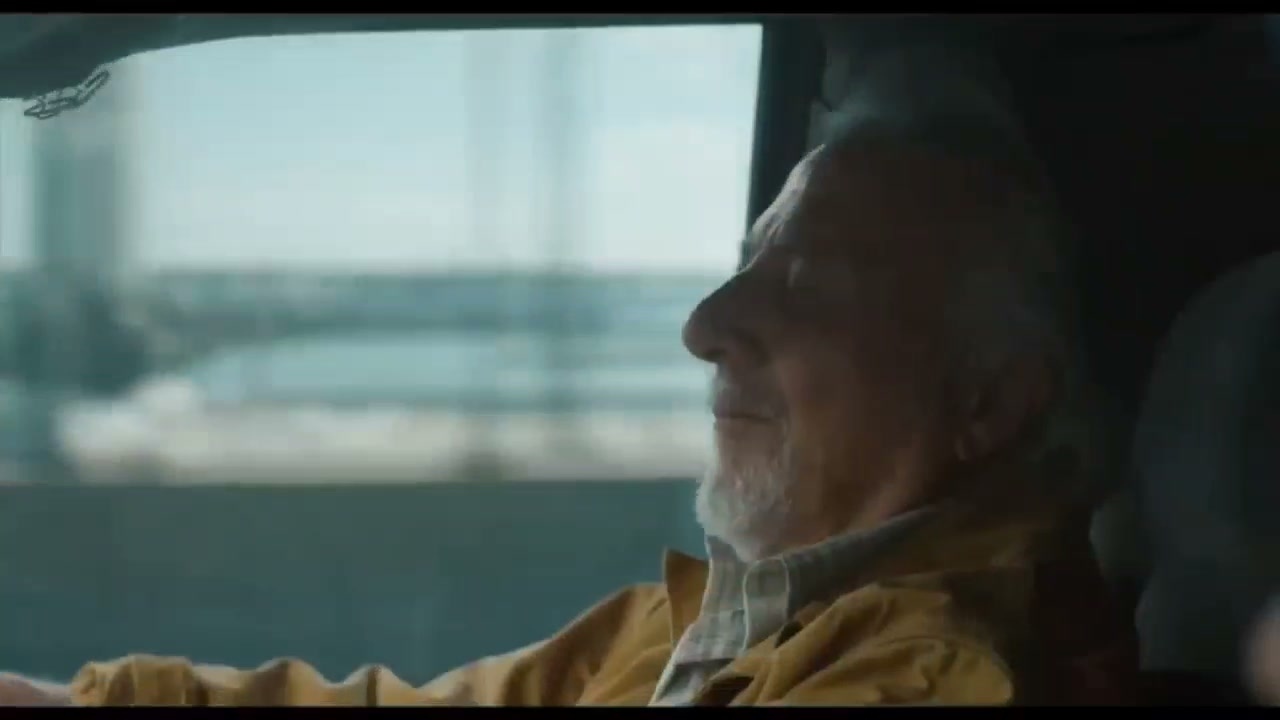
#> input picture ai-service/temp/frames/15d40fa8-9d28-4146-9216-79a2549c25b1/frame_0002.jpg, 1280 x 720 px, given in place of ., which was not available
$ python -i frameSelector.py   (imports and definitions only)   (older library calls are emulated)
#> lines starting #> are read from the running program, lines starting #| are printed output that depends on the picture; after the words box and inside, x2 and y2 are one past the last pixel; in counts of white or black regions, pixels touching at a corner belong together; pictures that were not available may be replaced by others from this repository, and a replacement may not be noted
"""
frame_selector.py

Production-ready module for selecting representative frames from a movie
for AI vision models to identify the movie title.

Author: Senior Computer Vision Engineer
Python: 3.12+
"""

import cv2
import numpy as np
from pathlib import Path
from typing import List, Optional, Tuple
from dataclasses import dataclass, field
from PIL import Image
import imagehash
import shutil


@dataclass
class FrameInfo:
    """Store comprehensive analysis data for a single frame."""

    path: str
    index: int
    sharpness: float = 0.0
    brightness: float = 0.0
    contrast: float = 0.0
    edge_density: float = 0.0
    color_variance: float = 0.0
    entropy: float = 0.0
    perceptual_hash: Optional[imagehash.ImageHash] = None
    scene_id: int = -1
    is_duplicate: bool = False
    quality_score: float = 0.0

    # [7 lines left out: function __repr__, not called in this run]


@dataclass
class QualityThresholds:
    """Configurable thresholds for frame quality filtering."""

    min_sharpness: float = 80.0
    min_brightness: float = 30.0
    max_brightness: float = 230.0
    min_contrast: float = 20.0
    min_edge_density: float = 0.015
    min_entropy: float = 4.0

    # Perceptual hash distance for duplicate detection
    max_hash_distance: int = 6

    # Scene detection threshold (histogram correlation)
    scene_change_threshold: float = 0.75


@dataclass
class QualityWeights:
    """Configurable weights for composite quality scoring."""

    sharpness: float = 0.30
    contrast: float = 0.25
    edge_density: float = 0.20
    color_variance: float = 0.15
    entropy: float = 0.10

    def __post_init__(self):
        """Validate that weights sum to approximately 1.0."""
        total = (self.sharpness + self.contrast + self.edge_density +
                 self.color_variance + self.entropy)
        if not (0.99 <= total <= 1.01):
            raise ValueError(f"Weights must sum to 1.0, got {total}")


class FrameSelector:
    """
    Intelligent frame selector for movie identification using AI vision models.

    Analyzes frames based on multiple quality metrics, removes duplicates,
    detects scene changes, and selects the most representative frames.
    """

    def __init__(
        self,
        thresholds: Optional[QualityThresholds] = None,
        weights: Optional[QualityWeights] = None,
        debug: bool = False
    ):
        """
        Initialize the FrameSelector.

        Args:
            thresholds: Quality thresholds for filtering frames
            weights: Weights for composite quality score calculation
            debug: Enable debug output
        """
        self.thresholds = thresholds or QualityThresholds()
        self.weights = weights or QualityWeights()
        self.debug = debug

    def select(
        self,
        frame_paths: List[str],
        max_frames: int = 10
    ) -> List[str]:
        """
        Select the best representative frames from a list of frame paths.

        Args:
            frame_paths: List of paths to extracted frame images
            max_frames: Maximum number of frames to return

        Returns:
            List of paths to selected frames, ordered by quality
        """
        if not frame_paths:
            return []

        if self.debug:
            print(f"\n{'='*80}")
            print(f"Starting frame selection from {len(frame_paths)} frames")
            print(f"Target: {max_frames} frames")
            print(f"{'='*80}\n")

        # Stage 1: Analyze all frames
        frame_infos = self._analyze_frames(frame_paths)

        if not frame_infos:
            return []

        # Stage 2: Filter out unusable frames
        usable_frames = self._filter_unusable_frames(frame_infos)

        if not usable_frames:
            if self.debug:
                print("WARNING: No frames passed quality filters!")
            return []

        # Stage 3: Remove duplicates
        unique_frames = self._remove_duplicates(usable_frames)

        if not unique_frames:
            return []

        # Stage 4: Detect scenes
        scenes = self._detect_scenes(unique_frames)

        # Stage 5: Select best frame from each scene
        scene_representatives = self._select_scene_representatives(scenes)

        # Stage 6: Rank and limit scenes
        selected_frames = self._rank_and_limit_scenes(
            scene_representatives,
            max_frames
        )

        # Stage 7: Quality scoring (already done in stage 1)
        # Scores are used throughout the pipeline

        if self.debug:
            print(f"\n{'='*80}")
            print(f"Selected {len(selected_frames)} final frames")
            print(f"{'='*80}\n")

        return [frame.path for frame in selected_frames]

    def _analyze_frames(self, frame_paths: List[str]) -> List[FrameInfo]:
        """
        Stage 1: Analyze every frame and compute all metrics.

        Args:
            frame_paths: List of frame image paths

        Returns:
            List of FrameInfo objects with computed metrics
        """
        frame_infos = []

        for idx, path in enumerate(frame_paths):
            try:
                frame_info = self._analyze_single_frame(path, idx)
#> in _analyze_single_frame, img is the input picture: shape (720, 1280, 3); mean B, G, R 89.5, 93.7, 81.7
#> in _analyze_single_frame, `gray = cv2.cvtColor(img, cv2.COLOR_BGR2GRAY)`:
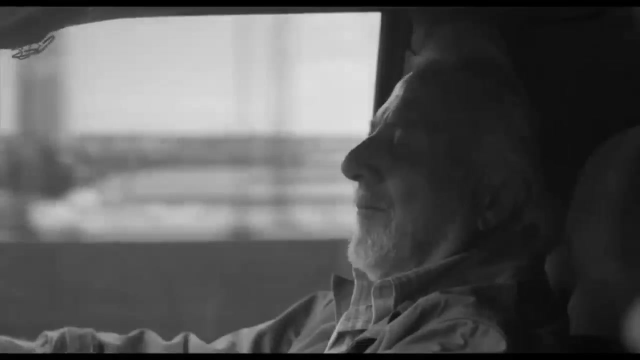
#> gray: shape (720, 1280) (shown at 1/2 size); min 0, max 225, mean 89.6
                frame_infos.append(frame_info)

                if self.debug:
                    print(f"Frame {idx:04d}: {frame_info}")

            except Exception as e:
                if self.debug:
                    print(f"Error analyzing frame {idx} ({path}): {e}")
                continue

        return frame_infos

    def _analyze_single_frame(self, path: str, index: int) -> FrameInfo:
        """
        Analyze a single frame and compute all quality metrics.

        Args:
            path: Path to the frame image
            index: Frame index in the sequence

        Returns:
            FrameInfo object with all metrics computed
        """
        # Load image with OpenCV
        img = cv2.imread(path)
        if img is None:
            raise ValueError(f"Could not load image: {path}")

        # Convert to grayscale for some metrics
        gray = cv2.cvtColor(img, cv2.COLOR_BGR2GRAY)

        # Compute metrics
        sharpness = self._compute_sharpness(gray)
#> in _compute_sharpness, `laplacian = cv2.Laplacian(gray, cv2.CV_64F)`:
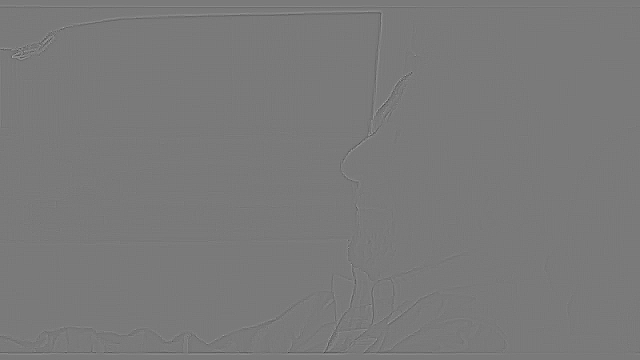
#> laplacian: shape (720, 1280) float64 (shown at 1/2 size); min -102, max 111, mean 0; drawn with min black and max white
        brightness = self._compute_brightness(gray)
        contrast = self._compute_contrast(gray)
        edge_density = self._compute_edge_density(gray)
        color_variance = self._compute_color_variance(img)
        entropy = self._compute_entropy(gray)
        perceptual_hash = self._compute_perceptual_hash(path)

        # Create FrameInfo
        frame_info = FrameInfo(
            path=path,
            index=index,
            sharpness=sharpness,
            brightness=brightness,
            contrast=contrast,
            edge_density=edge_density,
            color_variance=color_variance,
            entropy=entropy,
            perceptual_hash=perceptual_hash
        )

        # Stage 7: Compute composite quality score
        frame_info.quality_score = self._compute_quality_score(frame_info)

        return frame_info

    def _compute_sharpness(self, gray: np.ndarray) -> float:
        """
        Compute Laplacian variance as sharpness metric.

        Args:
            gray: Grayscale image

        Returns:
            Sharpness score (higher is sharper)
        """
        laplacian = cv2.Laplacian(gray, cv2.CV_64F)
        return float(laplacian.var())

    def _compute_brightness(self, gray: np.ndarray) -> float:
        """
        Compute average brightness.

        Args:
            gray: Grayscale image

        Returns:
            Brightness value [0-255]
        """
        return float(gray.mean())

    def _compute_contrast(self, gray: np.ndarray) -> float:
        """
        Compute contrast as standard deviation of pixel intensities.

        Args:
            gray: Grayscale image

        Returns:
            Contrast score
        """
        return float(gray.std())

    def _compute_edge_density(self, gray: np.ndarray) -> float:
        """
        Compute edge density using Canny edge detection.

        Args:
            gray: Grayscale image

        Returns:
            Ratio of edge pixels to total pixels
        """
        edges = cv2.Canny(gray, 50, 150)
        edge_pixels = np.count_nonzero(edges)
        total_pixels = edges.size
        return float(edge_pixels / total_pixels)

    def _compute_color_variance(self, img: np.ndarray) -> float:
        """
        Compute color variance across all channels.

        Args:
            img: Color image (BGR)

        Returns:
            Average variance across color channels
        """
        variances = [img[:, :, i].var() for i in range(3)]
        return float(np.mean(variances))

    def _compute_entropy(self, gray: np.ndarray) -> float:
        """
        Compute Shannon entropy of the image.

        Args:
            gray: Grayscale image

        Returns:
            Entropy value
        """
        # Compute histogram
        hist, _ = np.histogram(gray.ravel(), bins=256, range=(0, 256))

        # Normalize to get probability distribution
        hist = hist.astype(float) / hist.sum()

        # Remove zero entries
        hist = hist[hist > 0]

        # Compute entropy
        entropy = -np.sum(hist * np.log2(hist))
        return float(entropy)

    def _compute_perceptual_hash(self, path: str) -> imagehash.ImageHash:
        """
        Compute perceptual hash for duplicate detection.

        Args:
            path: Path to image file

        Returns:
            Perceptual hash
        """
        img = Image.open(path)
        return imagehash.phash(img)

    # [333 lines left out: functions _compute_quality_score, _filter_unusable_frames, _remove_duplicates, _detect_scenes, _compute_hsv_histogram, _select_scene_representatives and 2 more, not called in this run]


# Example usage
# [41 lines not run here, left out]

>>> result = FrameSelector().select('../../temp/frames/15d40fa8-9d28-4146-9216-79a2549c25b1/frame_0002.jpg')
#> in _analyze_single_frame, `sharpness = self._compute_sharpness(gray)`: sharpness = 8.87
#> in _analyze_single_frame, `brightness = self._compute_brightness(gray)`: brightness = 89.64
#> in _analyze_single_frame, `contrast = self._compute_contrast(gray)`: contrast = 68.56
#> in _compute_edge_density, `edges = cv2.Canny(gray, 50, 150)`:
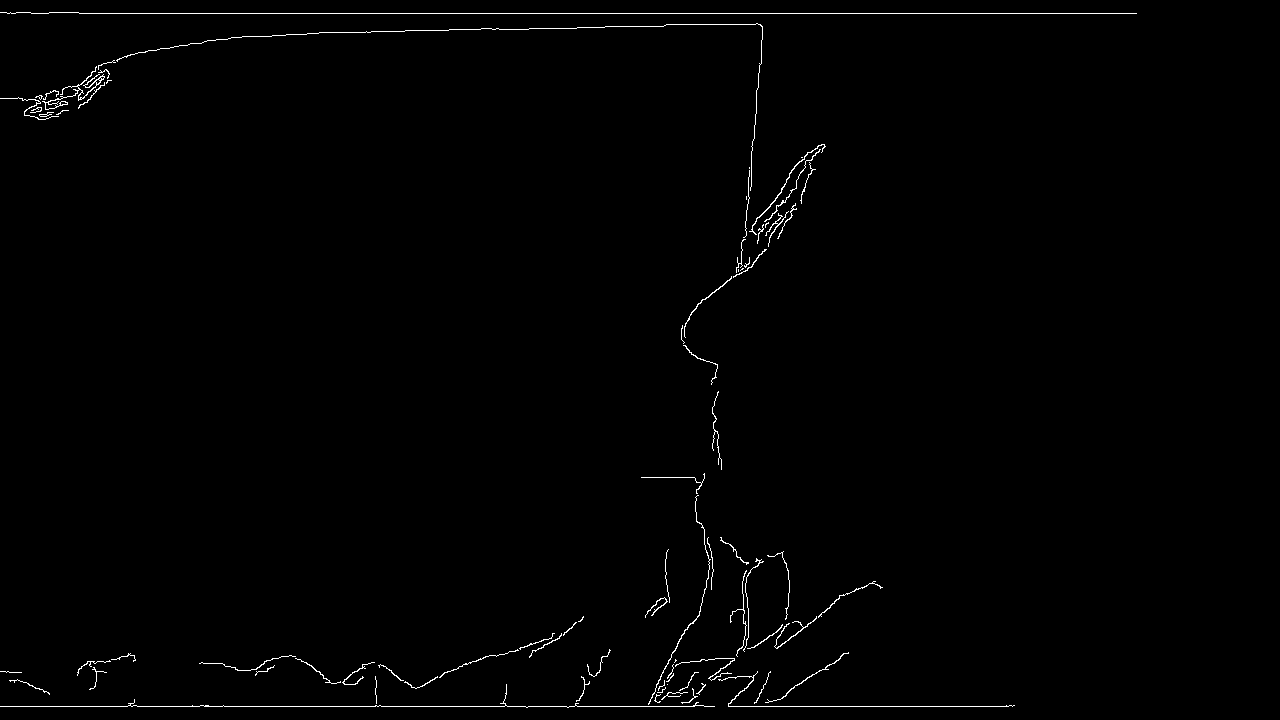
#> edges: shape (720, 1280); 0.82% white in thin lines or dots, all inside (x1, y1, x2, y2) = (0, 12, 1137, 708)
#> in _compute_edge_density, `edge_pixels = np.count_nonzero(edges)`: edge_pixels = 7584
#> in _analyze_single_frame, `edge_density = self._compute_edge_density(gray)`: edge_density = 0.00823
#> in _compute_color_variance, `variances = [img[:, :, i].var() for i in range(3)]`: variances = [5345.3, 5119.8, 3865.2]
#> in _analyze_single_frame, `color_variance = self._compute_color_variance(img)`: color_variance = 4776.8
#> in _compute_entropy, `hist, _ = np.histogram(gray.ravel(), bins=256, range=(0, 256))`: hist = 256 values, max 35579 at index 16, min 0 at index 226, mean 3600
#> in _compute_entropy, `hist = hist.astype(float) / hist.sum()`: hist = 256 values, max 0.0386 at index 16, min 0 at index 226, mean 0.00391
#> in _compute_entropy, `hist = hist[hist > 0]`: hist = 226 values, max 0.0386 at index 16, min 0.00013 at index 225, mean 0.00442
#> in _compute_entropy, `entropy = -np.sum(hist * np.log2(hist))`: entropy = 7.28
#> (the run stopped early here; a loop or call above may not have finished)
